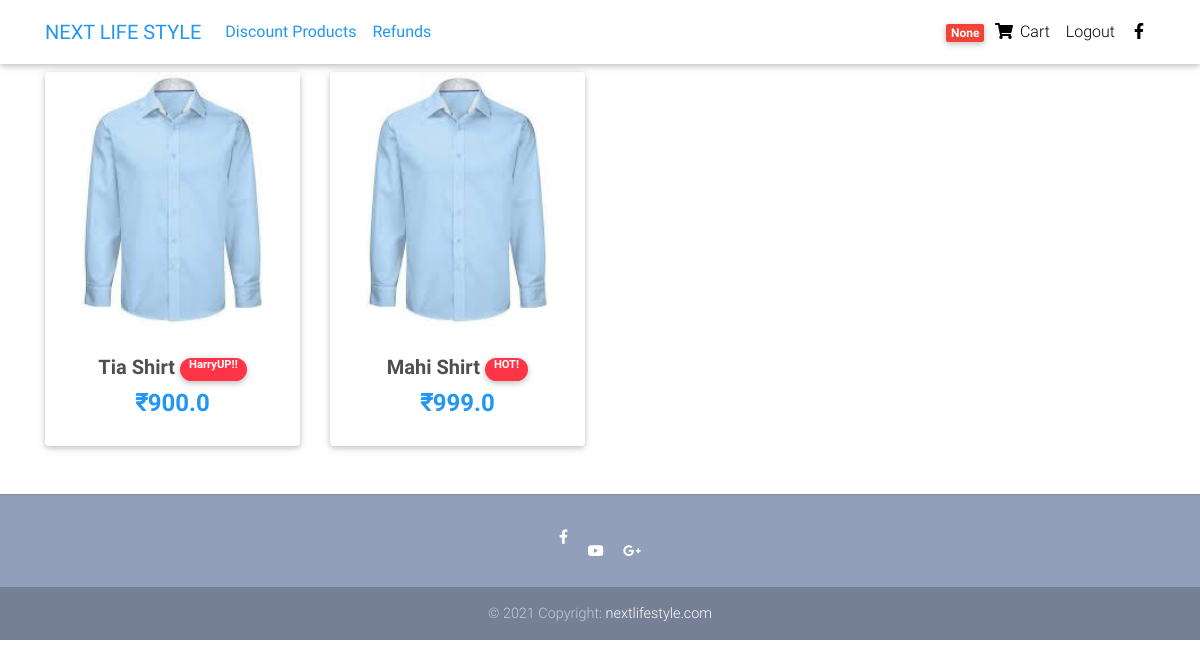
Screenshot of /results/Shirt/ (signed in) with the database file from the repository.
### core/models.py (models this page shows, shortened)
class Item(models.Model):
    item_name = models.CharField(max_length=100)
    item_price = models.FloatField()
    discount_price = models.FloatField(blank=True,null=True)
    cat = models.ForeignKey(Category,on_delete=models.CASCADE,blank=True,null=True)
    label = models.CharField(choices=LABEL_CHOICES, max_length=20)
    image = models.ImageField(upload_to="product",blank=True,null=True)
    slug = models.SlugField(unique=True)
    description = models.TextField(blank=True,null=True)
    item_spltag = models.CharField(blank=True,null=True,max_length=20)
    additional_info = models.TextField(blank=True,null=True)
    class Meta:
        get_latest_by = 'item_name'

### core/views.py (the view)
# urls.py: path('results/<cat_name>/', cat_view, name='cat-view'),
def cat_view(request, cat_name):
    product=Item.objects.filter(cat__cat_name=cat_name)
    context={
        'product':product
    }
    return render(request,'cat_results.html',context)

### core/templatetags/cart_template_tag.py (called while the page is built)
@register.filter
def cart_item_count(user):
    if user.is_authenticated:
        order_qs=Order.objects.filter(user=user,ordered=False)
        if order_qs.exists():
            return order_qs[0].order_items.count()
    else:
        return 0

### templates/cat_results.html (shortened to what this page needs)
{% extends 'base.html' %}
{% block body %}
  <main>
    <div class="container">
      <section class="text-center mb-4">
        <div class="row wow fadeIn">
          {% for item in product %}
          <div class="col-lg-3 col-md-6 mb-4">
            <div class="card">
              <div class="view overlay">
                  <img src="/media/{{ item.image }}" class="card-img-top"
                  alt="">
              </div>
              <div class="card-body text-center">
                <h5>
                  <strong>
                    <a href="{% url 'core:product' item.slug %}" class="dark-grey-text">{{ item.item_name }}
                      <span class="badge badge-pill danger-color"> <sup>{{ item.item_spltag }} </sup> </span><br>
                    </a>
                  </strong>
                </h5>
                <h4 class="font-weight-bold blue-text">
                  {% if item.discount_price %}
                  <span class="mr-1">
                    <del>₹{{ item.item_price }}</del> <br>
                  </span>
                  <span>₹{{ item.discount_price }}</span>
                  {% else %}
                  <span>₹{{ item.item_price }}</span>
                  {% endif %}
                </h4>
              </div>
            </div>
          </div>
          {% endfor %}
        </div>
      </section>
    </div>
  </main>
{% endblock %}

### templates/base.html (shortened to what this page needs)
<!DOCTYPE html>
<html lang="en">
{% load static %}
{% load cart_template_tag %}
<head>
  <link rel="stylesheet" href="https://use.fontawesome.com/releases/v5.11.2/css/all.css">
  <link href= "{% static '/css/bootstrap.min.css' %}" rel="stylesheet">
  <link href="{% static 'css/mdb.min.css' %}" rel="stylesheet">
  <link href="{% static 'css/style.min.css' %}" rel="stylesheet">
</head>
<body>
<div class="mt-5 pt-4">
</div>
  <nav class="navbar fixed-top navbar-expand-lg navbar-light white scrolling-navbar">
    <div class="container">
      <a class="navbar-brand waves-effect" href="/">
        <strong class="blue-text"> NEXT LIFE STYLE </strong>
      </a>
      <div class="collapse navbar-collapse" id="navbarSupportedContent">
        <ul class="navbar-nav mr-auto">
          <li class="nav-item">
            <a class="nav-link waves-effect" href="#discount_products"> <strong class="blue-text">Discount Products</strong></a>
          </li>
           <li class="nav-item">
            <a class="nav-link waves-effect" href="{% url 'core:request-refund' %}" target="_blank"> <strong class="blue-text">Refunds</strong></a>
          </li>
        </ul>
        <ul class="navbar-nav nav-flex-icons">
          {% if request.user.is_authenticated %}
          <li class="nav-item">
            <a href = "{% url 'core:order-summary' %}"class="nav-link waves-effect">
              <span class="badge red z-depth-1 mr-1"> {{ request.user|cart_item_count }} </span>
              <i class="fas fa-shopping-cart"></i>
              <span class="clearfix d-none d-sm-inline-block"> Cart </span>
            </a>
          </li>
          <li class="nav-item">
            <a href="{% url 'account_logout' %}" class="nav-link waves-effect">Logout</a>
          </li>
          {% endif %}
          <li class="nav-item">
            <a href="https://www.facebook.com/pala.ram.7" class="nav-link waves-effect" target="_blank">
              <i class="fab fa-facebook-f"></i>
            </a>
          </li>
        </ul>
      </div>
    </div>
  </nav>
{% block body %}
{% endblock %}
  <footer class="page-footer text-center font-small mt-4 wow fadeIn">
    <hr class="my-4">
    <div class="pb-4">
          <a href="https://www.facebook.com/pala.ram.7" class="nav-link waves-effect" target="_blank">
              <i class="fab fa-facebook-f"></i>
          </a>
      <a href="https://www.youtube.com/user/raj8954/videos" target="_blank">
        <i class="fab fa-youtube mr-3"></i>
      </a>
      <a href="https://www.google.co.in/" target="_blank">
        <i class="fab fa-google-plus-g mr-3"></i>
      </a>
    </div>
    <div class="footer-copyright py-3">
      © 2021 Copyright:
      <a href="https://nextlifestyle.com/" target="_blank"> nextlifestyle.com </a>
    </div>
  </footer>
</body>
</html>

### templates/base.html (style rules this page uses)
html, body, header, .carousel { height: 60vh; }

### rows the page displays
Item: image (picture), item_name "Tia Shirt", item_spltag "HarryUP!!", item_price "900.0"
Item: image (picture), item_name "Mahi Shirt", item_spltag "HOT!", item_price "999.0"

### other values shown
{{ request.user|cart_item_count }} "None"
